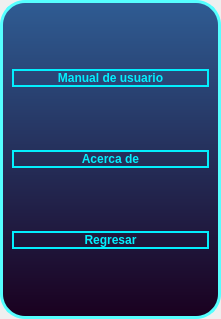
<?xml version="1.0" encoding="UTF-8"?>
<ui version="4.0">
 <class>Form</class>
 <widget class="QWidget" name="Form">
  <property name="geometry">
   <rect>
    <x>0</x>
    <y>0</y>
    <width>221</width>
    <height>319</height>
   </rect>
  </property>
  <property name="minimumSize">
   <size>
    <width>221</width>
    <height>319</height>
   </size>
  </property>
  <property name="maximumSize">
   <size>
    <width>221</width>
    <height>319</height>
   </size>
  </property>
  <property name="windowTitle">
   <string>Form</string>
  </property>
  <layout class="QVBoxLayout" name="verticalLayout">
   <property name="spacing">
    <number>0</number>
   </property>
   <property name="leftMargin">
    <number>0</number>
   </property>
   <property name="topMargin">
    <number>0</number>
   </property>
   <property name="rightMargin">
    <number>0</number>
   </property>
   <property name="bottomMargin">
    <number>0</number>
   </property>
   <item>
    <widget class="QFrame" name="frame">
     <property name="minimumSize">
      <size>
       <width>221</width>
       <height>319</height>
      </size>
     </property>
     <property name="maximumSize">
      <size>
       <width>221</width>
       <height>319</height>
      </size>
     </property>
     <property name="styleSheet">
      <string notr="true">QPushButton{
border-color: rgba(3, 239, 254, 1);
border-style: solid;
border-radius: 10;
border-width: 2px;
background-color: rgba(170, 169, 162, 0);
font:75 10pt &quot;Myanmar Text&quot;;
font: bold;
color: rgb(3,239,254);
}

QPushButton:hover{
background-color:rgba(3, 239, 254, 0.4);
font:75 10pt &quot;Myanmar Text&quot;;
font: bold;
color: rgb(3,239,254);
}
QFrame{
background-color: qlineargradient(spread:pad, x1:0, y1:0, x2:0, y2:1, stop:0 rgba(47, 92, 147, 255), stop:1 rgba(26, 0, 31, 255));
border-style: solid;
border-width: 3px;
border-color: rgb(85, 255, 255);
border-radius: 25;
}</string>
     </property>
     <property name="frameShape">
      <enum>QFrame::StyledPanel</enum>
     </property>
     <property name="frameShadow">
      <enum>QFrame::Raised</enum>
     </property>
     <layout class="QVBoxLayout" name="verticalLayout_2">
      <item>
       <widget class="QPushButton" name="pushButton_ayuda_2">
        <property name="text">
         <string>Manual de usuario</string>
        </property>
        <property name="icon">
         <iconset>
          <normaloff>../icons/manual_usuario.png</normaloff>../icons/manual_usuario.png</iconset>
        </property>
        <property name="iconSize">
         <size>
          <width>20</width>
          <height>20</height>
         </size>
        </property>
       </widget>
      </item>
      <item>
       <widget class="QPushButton" name="pushButton_acercade_2">
        <property name="text">
         <string>Acerca de</string>
        </property>
        <property name="icon">
         <iconset>
          <normaloff>../icons/informacion.png</normaloff>../icons/informacion.png</iconset>
        </property>
       </widget>
      </item>
      <item>
       <widget class="QPushButton" name="pushButton_regresar_2">
        <property name="layoutDirection">
         <enum>Qt::LeftToRight</enum>
        </property>
        <property name="autoFillBackground">
         <bool>false</bool>
        </property>
        <property name="text">
         <string>Regresar</string>
        </property>
        <property name="icon">
         <iconset>
          <normaloff>../icons/regresar.png</normaloff>../icons/regresar.png</iconset>
        </property>
       </widget>
      </item>
     </layout>
    </widget>
   </item>
  </layout>
 </widget>
 <resources/>
 <connections/>
</ui>
